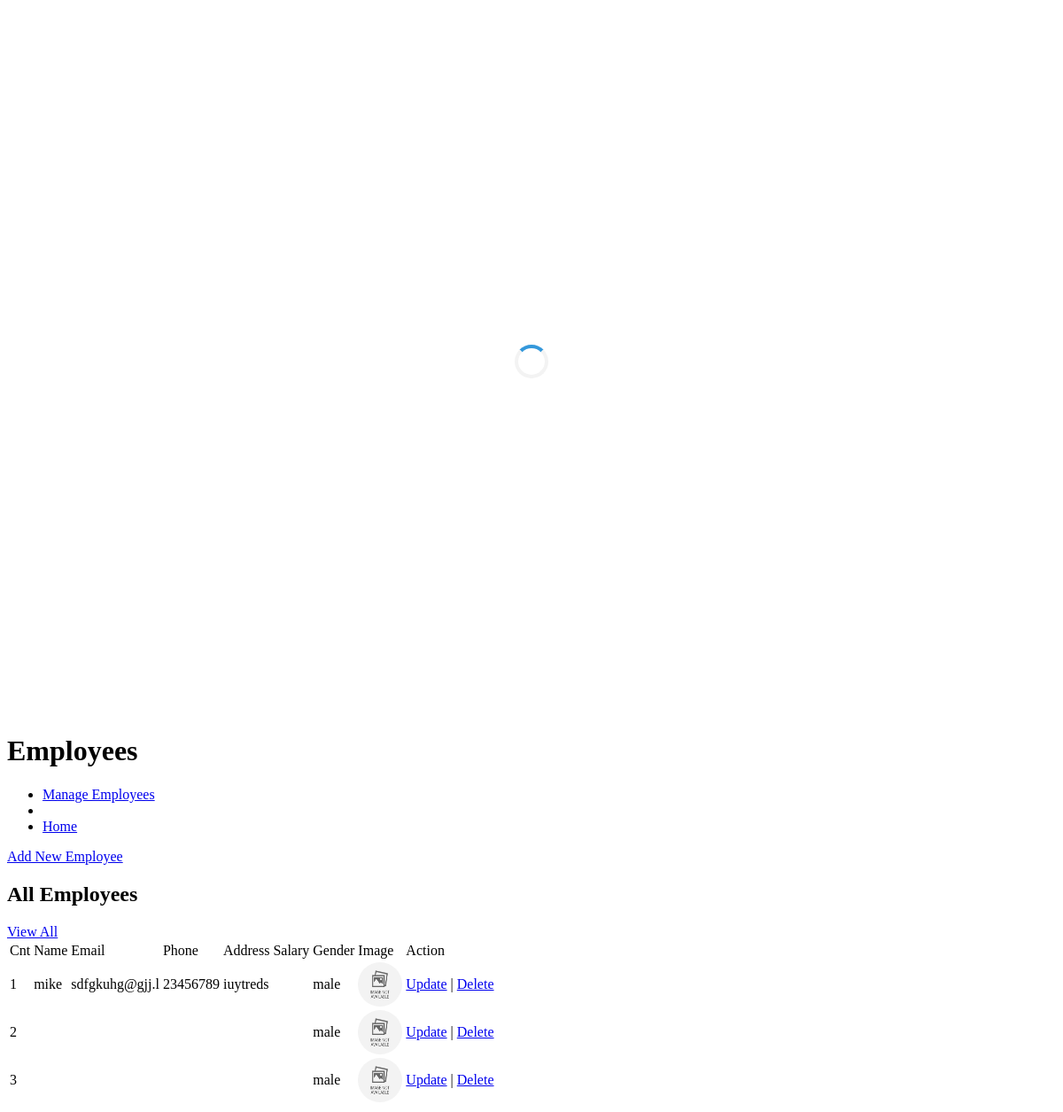
Page /222019313/employees/index.php on the committed database.
### tables this page shows
CREATE TABLE `employees` (
  `id` int(11) NOT NULL,
  `emp_name` varchar(90) DEFAULT NULL,
  `emp_email` varchar(90) DEFAULT NULL,
  `emp_phone` varchar(90) DEFAULT NULL,
  `emp_address` varchar(90) DEFAULT NULL,
  `emp_saraly` varchar(90) DEFAULT NULL,
  `image` varchar(90) DEFAULT NULL,
  `emp_gender` varchar(90) DEFAULT NULL
);

### 222019313/employees/index.php (the view, shortened to what this page needs)
<?php include_once("./connection/connection.php"); ?>
<?php
function validate_image($file){
    $ex_file = explode("?",$file)[0];
    if(!empty($ex_file)){
        if(is_file('myImages/'.$ex_file)){
            return 'myImages/'.$file;
        } else {
            return 'myImages/noImage.png';
        }
    } else {
        return 'myImages/noImage.png';
    }
}
?>
<div class="loader-container">
    <div class="loader"></div>
</div>
<div class="page">
    <div class="left">
        <h1> Employees</h1>
        <ul class="breadcrumb">
            <li>
                <a href="#">Manage Employees</a>
            </li>
            <li><i class='bx bx-chevron-right'></i></li>
            <li>
                <a class="active" href="#">Home</a>
            </li>
        </ul>
    </div>
    <a href="./?page=add_employee" class="btn-download">
        <span class="text">Add New Employee</span>
    </a>
</div>
<div class="DataTable">
    <div class="cardHeader">
        <h2>All Employees</h2>
        <a href="#" class="btn">View All</a>
    </div>
    <table>
        <thead>
            <tr>
                <td>Cnt</td>
                <td>Name</td>
                <td>Email</td>
                <td>Phone</td>
                <td>Address</td>
                <td>Salary</td>
                <td>Gender</td>
                <td>Image</td>
                <td>Action</td>
            </tr>
        </thead>
        <tbody>
            <?php
            $sql = "SELECT * FROM employees";
            $result = $conn->query($sql);
            $x = 0;
            if ($result->num_rows > 0) {
                while($row = $result->fetch_assoc()) {
                    $x++;
                    echo "<tr>";
                    echo "<td>".$x."</td>";
                    echo "<td>".$row["emp_name"]."</td>";
                    echo "<td>".$row["emp_email"]."</td>";
                    echo "<td>".$row["emp_phone"]."</td>";
                    echo "<td>".$row["emp_address"]."</td>";
                    echo "<td>".$row["emp_saraly"]."</td>";
                    echo "<td>".$row["emp_gender"]."</td>";
                    echo "<td><div class='image-container'><img src='".validate_image($row["image"])."' alt='Employee Image'></div></td>";
                    echo "<td><a href='./?page=add_employee&id=".$row["id"]."'>Update</a> | <a href='delete.php?table=employees&id=".$row["id"]."' onclick='return confirm(\"Are you sure you want to delete this record?\")'>Delete</a></td>";
                    echo "</tr>";
                }
            } else {
                echo "<tr><td colspan='9'>No records found</td></tr>";
            }
            ?>
        </tbody>
    </table>
</div>

### 222019313/employees/index.php (style rules this page uses)
.loader-container { display: flex; justify-content: center; align-items: center; height: 100vh; }
.loader { border: 4px solid #f3f3f3; border-top: 4px solid #3498db; border-radius: 50%; width: 30px; height: 30px; animation: spin 1s linear infinite; }
.image-container img { border-radius: 50%; width: 50px; height: 50px; }

### rows in the picture
employees: emp_name "mike", emp_email "sdfgkuhg@gjj.l", emp_phone "23456789", emp_address "iuytreds", emp_gender "male"
employees: emp_gender "male"
employees: emp_gender "male"
